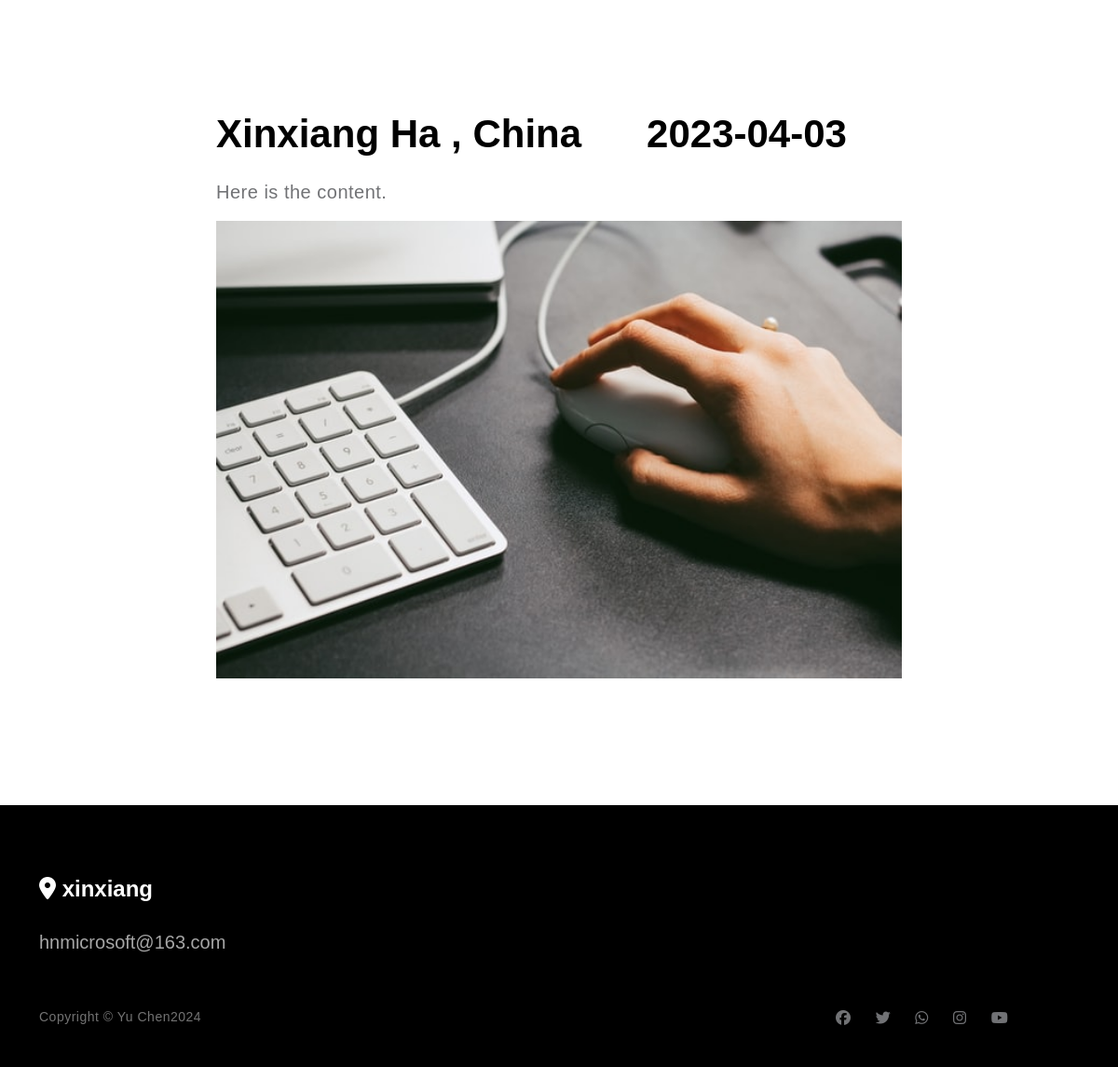
Screenshot of /index.php?action=singleblogdetail&thissn=3 with the database file from the repository.
### tables this page shows
CREATE TABLE `5_1_blog` (
  `sn` int(5) NOT NULL AUTO_INCREMENT,
  `title` varchar(100) DEFAULT '',
  `content` varchar(1000) DEFAULT NULL,
  `location` varchar(100) DEFAULT NULL,
  `date` date DEFAULT NULL,
  PRIMARY KEY (`sn`)
);

CREATE TABLE `5_1_home` (
  `home_name` varchar(50) DEFAULT '',
  `home_address` varchar(100) DEFAULT '',
  `home_email` varchar(100) DEFAULT '',
  `home_facebook` varchar(100) DEFAULT '',
  `home_twitter` varchar(100) DEFAULT '',
  `home_whatsapp` varchar(100) DEFAULT '',
  `home_instagram` varchar(100) DEFAULT '',
  `home_youtube` varchar(100) DEFAULT '',
  `home_video_title` varchar(50) DEFAULT '',
  `home_video_show` tinyint(1) DEFAULT '0'
);

### index.php (called while the page is built, shortened)
<?php
$currenturl="http://".$_SERVER['HTTP_HOST'].$_SERVER['PHP_SELF'];
$thisbasename=basename($currenturl);
$currenturl=str_replace($thisbasename,"",$currenturl);
if (substr($currenturl,-1)==="/")
{
$currenturl=substr($currenturl,0,-1);
}
$currentpath=__DIR__;
$include_generator_index_initialize_variable=$currentpath.'/generator/index_initialize_variable.php';
include($include_generator_index_initialize_variable);
include($include_generator_index_select_main);
include($include_template_footer);
?>

### generator/connection.php (called while the page is built, shortened)
<?php
$tablehead="5_1_";
$blogtable=$tablehead."blog";
$hometable=$tablehead."home";
?>

### generator/index_initialize_variable.php (called while the page is built, shortened)
<?php
$home=mysqli_query($conn,"select * from $hometable");
$home=mysqli_fetch_array($home);
$home_name             =$home['home_name'];
$home_address          =$home['home_address'];
$home_email            =$home['home_email'];
?>

### template/singleblogdetail.php (the view)
<?php
$thissn=$_GET['thissn'];
$showpic=$currenturl.'\images\blog/'.$thissn.'.jpg';;
$get = "select * from $blogtable where `sn`='$thissn'";
$get = mysqli_query($conn,$get);
$get = mysqli_fetch_array($get);
$thisname=$get['title'];
$thisdate=$get['date'];
$thislocation=$get['location'];
$thistext=$get['content'];
print <<<EOT
            <section class="news-detail section-padding">
                <div class="container">
                    <div class="row">
                        <div class="col-lg-8 col-10 mx-auto">
                            <h2 class="mb-3" data-aos="fade-up">$thislocation&nbsp;&nbsp;&nbsp;&nbsp;&nbsp;&nbsp;$thisdate</h2>
                                        <p >$thistext</p>
                            <div class="clearfix my-4 mt-lg-0 mt-5">
                                        <img src="$showpic" class="img-fluid news-image" alt="$thisname" style="width:100%;">
                            </div>
                        </div>
                    </div>
                </div>
            </section>
EOT;
?>

### template/footer.php
<?php
$currentyear = date("Y");
$link_social = '';
if ($home['home_facebook'])
{
$thisurl       ="https://www.facebook.com/".$home['home_facebook'];
$link_social  .=
'
<li><a href="'.$thisurl.'" class="fa-brands fa-facebook"></a></li>&nbsp;&nbsp;&nbsp;&nbsp;&nbsp;
';
}
if ($home['home_twitter'])
{
$thisurl       ="https://www.twitter.com/".$home['home_twitter'];
$link_social  .=
'
<li><a href="'.$thisurl.'" class="fa-brands fa-twitter"></a></li>&nbsp;&nbsp;&nbsp;&nbsp;&nbsp;
';
}
if ($home['home_whatsapp'])
{
$thisurl       ="https://www.whatsapp.com/".$home['home_whatsapp'];
$link_social  .=
'
<li><a href="'.$thisurl.'" class="fa-brands fa-whatsapp"></a></li>&nbsp;&nbsp;&nbsp;&nbsp;&nbsp;
';
}
if ($home['home_instagram'])
{
$thisurl       ="https://www.instagram.com/".$home['home_instagram'];
$link_social  .=
'
<li><a href="'.$thisurl.'" class="fa-brands fa-instagram"></a></li>&nbsp;&nbsp;&nbsp;&nbsp;&nbsp;
';
}
if ($home['home_youtube'])
{
$thisurl       ="https://www.youtube.com/".$home['home_youtube'];
$link_social  .=
'
<li><a href="'.$thisurl.'" class="fa-brands fa-youtube"></a></li>&nbsp;&nbsp;&nbsp;&nbsp;&nbsp;
';
}
if ($home_address)
{
$home_address          =
'
                        <h5 class="text-white">
                            <i class="fa fa-map-marker"></i>
                            '.$home_address.'
                        </h5>
';
}
else
{
$home_address          ="";
}
if ($home_email)
{
$home_email          =
'
                        <a href="mailto:'.$home_email.'" class="custom-link mt-3 mb-5">
                            '.$home_email.'
                        </a>
';
}
else
{
$home_email          ="";
}
if ($home_name)
{
$home_copyright        =
'
                    <div class="col-6">
                        <p class="copyright-text mb-0">Copyright © '.$home_name.$currentyear.'</p>
                    </div>
';
}
else
{
$home_copyright        ="";
}
print <<<EOT
        </main>
        <footer class="site-footer">
            <div class="container">
                <div class="row">
                    <div class="col-12">
					{$home_address}
					{$home_email}
     				</div>
                    {$home_copyright}
                    <div class="col-lg-3 col-5 ms-auto">
                        <ul class="social-icon">
                        {$link_social}
                        </ul>
                    </div>
                </div>
            </section>
        </footer>
    <script type="text/javascript" src="function/myfunction.js"></script>
        <script src="js/jquery.min.js"></script>
        <script src="js/bootstrap.bundle.min.js"></script>
        <script src="js/jquery.sticky.js"></script>
        <script src="js/aos.js"></script>
        <script src="js/jquery.magnific-popup.min.js"></script>
        <script src="js/magnific-popup-options.js"></script>
        <script src="js/scrollspy.min.js"></script>
        <script src="js/custom.js"></script>
    </body>
</html>
EOT;
?>

### css/templatemo-nomad-force.css (style rules this page uses)
:root { --white-color: #FFFFFF; --primary-color: #ffc107; --section-bg-color: #f9f9f9; --dark-color: #000000; --grey-color: #fcfeff; --text-secondary-white-color: rgba(255, 255, 255, 0.98); --title-color: #565758; --p-color: #717275; --body-font-family: 'Noto Sans JP', sans-serif; --h1-font-size: 72px; --h2-font-size: 42px; --h3-font-size: 36px; --h4-font-size: 32px; --h5-font-size: 24px; --h6-font-size: 22px; --p-font-size: 20px; --copyright-text-font-size: 14px; --custom-link-font-size: 12px; --font-weight-light: 300; --font-weight-normal: 400; --font-weight-bold: 700; --font-weight-black: 900; }
body, html { height: 100%; }
body { background: var(--white-color); font-family: var(--body-font-family); position: relative; }
h2, h3, h4, h5, h6 { color: var(--dark-color); line-height: inherit; }
h1, h2, h3, h4, h5, h6 { font-weight: var(--font-weight-bold); }
h1, h2 { font-weight: var(--font-weight-black); }
h2 { font-size: var(--h2-font-size); }
h5 { font-size: var(--h5-font-size); }
p { color: var(--p-color); font-size: var(--p-font-size); font-weight: var(--font-weight-light); letter-spacing: 0.5px; }
a, button { touch-action: manipulation; transition: all 0.3s; }
a { color: var(--p-color); text-decoration: none; }
.custom-link { position: relative; overflow: hidden; z-index: 1; display: inline-block; transition: all .3s cubic-bezier(.645,.045,.355,1); }
.custom-link::after { content: ""; width: 0; height: 2px; bottom: 0; position: absolute; left: auto; right: 0; z-index: -1; transition: width .6s cubic-bezier(.25,.8,.25,1) 0s; background: currentColor; }
.portfolio-image, .news-image { display: block; transition: transform 0.6s ease-out; }
.section-padding { padding-top: 7rem; padding-bottom: 7rem; }
.site-footer { background: var(--dark-color); padding-top: 4.5rem; padding-bottom: 2.5rem; }
.site-footer .custom-link { color: rgba(255, 255, 255, 0.65); font-size: var(--p-font-size); }
.copyright-text { color: rgba(255, 255, 255, 0.45); font-size: var(--copyright-text-font-size); }
.social-icon { margin: 0; padding: 0; }
.social-icon li { list-style: none; display: inline-block; vertical-align: top; }

### rows the page displays
5_1_blog: location "Xinxiang Ha , China", date "2023-04-03", content "Here is the content."
5_1_home: home_address "xinxiang", home_email "hnmicrosoft@163.com", home_name "Yu Chen"
